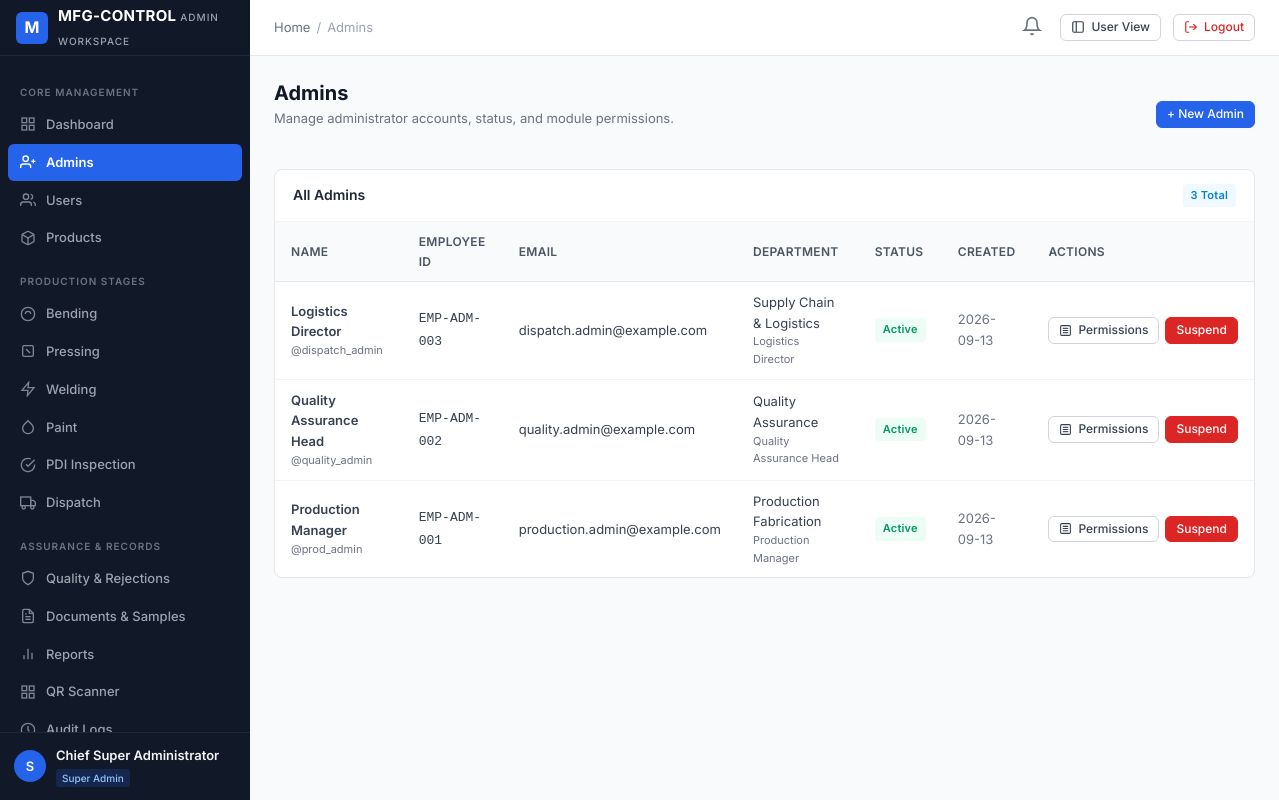
The app's page /admin-panel/admins/ (signed in) with its own data.
### apps/accounts/models.py (models this page shows, shortened)
class User(AbstractUser):
    email = models.EmailField(_('email address'), unique=True, db_index=True)
    full_name = models.CharField(_('full name'), max_length=150, blank=True)
    employee_id = models.CharField(_('employee ID'), max_length=50, unique=True, db_index=True)
    phone = models.CharField(_('phone number'), max_length=25, blank=True)
    role = models.CharField(_('role'), max_length=50, choices=UserRole.choices, default=UserRole.USER, db_index=True)
    status = models.CharField(_('status'), max_length=20, choices=UserStatus.choices, default=UserStatus.ACTIVE, db_index=True)
    department = models.CharField(_('department'), max_length=100, blank=True)
    designation = models.CharField(_('designation'), max_length=100, blank=True)
    profile_image = models.ImageField(upload_to='profiles/', blank=True, null=True)
    assigned_admin = models.ForeignKey(
        'self',
        on_delete=models.SET_NULL,
        null=True,
        blank=True,
        related_name='assigned_users',
        help_text=_('Admin managing this user')
    )
    production_stage = models.CharField(
        _('production stage'),
        max_length=50,
        blank=True,
        help_text=_('Current assigned primary production stage, e.g. BENDING, PRESSING')
    )
    production_line = models.CharField(_('production line'), max_length=50, blank=True)
    shift = models.CharField(_('shift'), max_length=50, blank=True)
    notes = models.TextField(_('notes'), blank=True)
    created_at = models.DateTimeField(auto_now_add=True)
    updated_at = models.DateTimeField(auto_now=True)
    objects = CustomUserManager()
    USERNAME_FIELD = 'email'
    REQUIRED_FIELDS = ['username', 'employee_id']
    class Meta:
        verbose_name = _('User')
        verbose_name_plural = _('Users')
        ordering = ['-created_at']
    @property
    def is_super_admin(self):
        return self.role == UserRole.SUPER_ADMIN or self.is_superuser
    @property
    def is_admin_user(self):
        return self.role in [UserRole.SUPER_ADMIN, UserRole.ADMIN]
    @property
    def is_operator(self):
        return not self.is_admin_user

### admin_panel/views.py (the view)
# urls.py: path('admins/', views.admins_list_view, name='admins_list'),
@super_admin_required
def admins_list_view(request):
    admins = User.objects.filter(role=UserRole.ADMIN).select_related('admin_profile').order_by('-created_at')
    return render(request, 'admin_panel/admins_list.html', {'admins': admins})

### apps/notifications/context_processors.py (called while the page is built)
def notifications_processor(request):
    if not request.user.is_authenticated:
        return {'unread_notifications_count': 0, 'recent_notifications': []}
    unread_count = Notification.objects.filter(recipient=request.user, is_read=False).count()
    recent = Notification.objects.filter(recipient=request.user)[:5]
    return {
        'unread_notifications_count': unread_count,
        'recent_notifications': recent,
    }

### apps/permissions/context_processors.py (called while the page is built, shortened)
def permissions_processor(request):
    modules = get_user_modules(request.user)
    def can_access_fn(module, action='view'):
        return has_permission(request.user, module, action)
    return {
        'user_modules': modules,
        'user_is_super_admin': request.user.is_super_admin,
        'user_is_admin': request.user.is_admin_user,
        'user_is_operator': request.user.is_operator,
        'can_access': can_access_fn,
    }

### apps/permissions/services.py (called while the page is built, shortened)
def get_user_modules(user):
    if not user or not user.is_authenticated:
        return {}
    all_modules = [m[0] for m in MODULE_CHOICES]
    if user.is_super_admin:
        return {m: ['view', 'create', 'edit', 'delete', 'approve', 'export'] for m in all_modules}

### admin_panel/templates/admin_panel/admins_list.html (shortened to what this page needs)
{% extends "admin_panel/base_admin.html" %}
{% block breadcrumb_active %}Admins{% endblock %}
{% block content %}
<div style="display: flex; justify-content: space-between; align-items: center; margin-bottom: 20px;">
    <div>
        <h1 class="page-title">Admins</h1>
        <p class="page-subtitle">Manage administrator accounts, status, and module permissions.</p>
    </div>
    <a href="/admin-panel/admins/create/" class="btn btn-primary btn-sm">
        + New Admin
    </a>
</div>
<div class="card">
    <div class="card-header">
        <h3 class="card-title">All Admins</h3>
        <span class="badge badge-info">{{ admins.count }} Total</span>
    </div>
    <div class="table-responsive">
        <table class="table-custom">
            <thead>
                <tr>
                    <th>Name</th>
                    <th>Employee ID</th>
                    <th>Email</th>
                    <th>Department</th>
                    <th>Status</th>
                    <th>Created</th>
                    <th>Actions</th>
                </tr>
            </thead>
            <tbody>
                {% for admin in admins %}
                <tr>
                    <td>
                        <div style="font-weight: 600;">{{ admin.full_name|default:admin.username }}</div>
                        <div style="font-size: 11px; color: #6b7280;">@{{ admin.username }}</div>
                    </td>
                    <td><code>{{ admin.employee_id }}</code></td>
                    <td>{{ admin.email }}</td>
                    <td>
                        <div>{{ admin.department|default:"Operations" }}</div>
                        <div style="font-size: 11px; color: #6b7280;">{{ admin.designation|default:"Manager" }}</div>
                    </td>
                    <td>
                        <span class="badge {% if admin.status == 'ACTIVE' %}badge-success{% elif admin.status == 'SUSPENDED' %}badge-danger{% else %}badge-warning{% endif %}">
                            {{ admin.get_status_display }}
                        </span>
                    </td>
                    <td style="color: #6b7280;">{{ admin.created_at|date:"Y-m-d" }}</td>
                    <td>
                        <div style="display: flex; gap: 6px;">
                            <a href="/admin-panel/admins/{{ admin.id }}/authority/" class="btn btn-secondary btn-sm" title="Configure Permissions">
                                <svg width="13" height="13" viewBox="0 0 24 24" fill="none" stroke="currentColor" stroke-width="2"><rect x="3" y="3" width="18" height="18" rx="2"/><path d="M7 8h10"/><path d="M7 12h10"/><path d="M7 16h10"/></svg>
                                Permissions
                            </a>
                            <form method="post" action="/admin-panel/admins/{{ admin.id }}/toggle-status/" style="display:inline;">
                                {% if admin.status == 'ACTIVE' %}
                                <button type="submit" name="action" value="suspend" class="btn btn-sm btn-danger" onclick="return confirm('Are you sure you want to suspend this admin account?')">
                                    Suspend
                                </button>
                                {% else %}
                                <button type="submit" name="action" value="activate" class="btn btn-sm btn-success">
                                    Activate
                                </button>
                                {% endif %}
                            </form>
                        </div>
                    </td>
                </tr>
                {% empty %}
                <tr>
                    <td colspan="7" style="text-align: center; color: #9ca3af; padding: 24px;">No admin accounts created yet.</td>
                </tr>
                {% endfor %}
            </tbody>
        </table>
    </div>
</div>
{% endblock %}

### admin_panel/templates/admin_panel/base_admin.html (shortened to what this page needs)
{% extends "base.html" %}
{% block sidebar %}
<aside class="app-sidebar">
    <div class="sidebar-header">
        <div class="brand-icon">M</div>
        <div class="brand-title">
            <span>MFG-CONTROL</span>
            <span class="brand-subtitle">Admin Workspace</span>
        </div>
    </div>
    <div class="sidebar-scroll">
        <div class="sidebar-section-title">Core Management</div>
        <a href="/admin-panel/dashboard/" class="nav-link {% if request.path == '/admin-panel/dashboard/' or request.path == '/admin-panel/' %}active{% endif %}">
            <svg viewBox="0 0 24 24" fill="none" stroke="currentColor" stroke-width="2"><rect x="3" y="3" width="7" height="7"></rect><rect x="14" y="3" width="7" height="7"></rect><rect x="14" y="14" width="7" height="7"></rect><rect x="3" y="14" width="7" height="7"></rect></svg>
            Dashboard
        </a>
        {% if user_is_super_admin %}
        <a href="/admin-panel/admins/" class="nav-link {% if '/admin-panel/admins/' in request.path %}active{% endif %}">
            <svg viewBox="0 0 24 24" fill="none" stroke="currentColor" stroke-width="2"><path d="M16 21v-2a4 4 0 0 0-4-4H5a4 4 0 0 0-4 4v2"></path><circle cx="8.5" cy="7" r="4"></circle><line x1="20" y1="8" x2="20" y2="14"></line><line x1="23" y1="11" x2="17" y2="11"></line></svg>
            Admins
        </a>
        {% endif %}
        {% if user_is_super_admin or 'users' in user_modules %}
        <a href="/admin-panel/users/" class="nav-link {% if '/admin-panel/users/' in request.path %}active{% endif %}">
            <svg viewBox="0 0 24 24" fill="none" stroke="currentColor" stroke-width="2"><path d="M17 21v-2a4 4 0 0 0-4-4H5a4 4 0 0 0-4 4v2"></path><circle cx="9" cy="7" r="4"></circle><path d="M23 21v-2a4 4 0 0 0-3-3.87"></path><path d="M16 3.13a4 4 0 0 1 0 7.75"></path></svg>
            Users
        </a>
        {% endif %}
        {% if user_is_super_admin or 'products' in user_modules %}
        <a href="/admin-panel/products/" class="nav-link {% if '/admin-panel/products/' in request.path %}active{% endif %}">
            Products
        </a>
        {% endif %}
        <div class="sidebar-section-title">Production Stages</div>
        {% if user_is_super_admin or 'bending' in user_modules %}
        <a href="/admin-panel/production/bending/" class="nav-link {% if '/production/bending/' in request.path %}active{% endif %}">
            <svg viewBox="0 0 24 24" fill="none" stroke="currentColor" stroke-width="2"><circle cx="12" cy="12" r="10"></circle><path d="M8 12a4 4 0 0 1 8 0"></path></svg>
            Bending
        </a>
        {% endif %}
        {% if user_is_super_admin or 'pressing' in user_modules or 'blanking' in user_modules %}
        <a href="/admin-panel/production/pressing/" class="nav-link {% if '/production/pressing/' in request.path %}active{% endif %}">
            <svg viewBox="0 0 24 24" fill="none" stroke="currentColor" stroke-width="2"><rect x="4" y="4" width="16" height="16" rx="2"></rect><line x1="9" y1="9" x2="15" y2="15"></line></svg>
            Pressing
        </a>
        {% endif %}
        {% if user_is_super_admin or 'welding' in user_modules %}
        <a href="/admin-panel/production/welding/" class="nav-link {% if '/production/welding/' in request.path %}active{% endif %}">
            <svg viewBox="0 0 24 24" fill="none" stroke="currentColor" stroke-width="2"><polygon points="13 2 3 14 12 14 11 22 21 10 12 10 13 2"></polygon></svg>
            Welding
        </a>
        {% endif %}
        {% if user_is_super_admin or 'paint' in user_modules %}
        <a href="/admin-panel/production/paint/" class="nav-link {% if '/production/paint/' in request.path %}active{% endif %}">
            <svg viewBox="0 0 24 24" fill="none" stroke="currentColor" stroke-width="2"><path d="M12 2.69l5.66 5.66a8 8 0 1 1-11.31 0z"></path></svg>
            Paint
        </a>
        {% endif %}
        {% if user_is_super_admin or 'pdi' in user_modules or 'quality' in user_modules %}
        <a href="/admin-panel/production/pdi/" class="nav-link {% if '/production/pdi/' in request.path %}active{% endif %}">
            <svg viewBox="0 0 24 24" fill="none" stroke="currentColor" stroke-width="2"><path d="M22 11.08V12a10 10 0 1 1-5.93-9.14"></path><polyline points="22 4 12 14.01 9 11.01"></polyline></svg>
            PDI Inspection
        </a>
        {% endif %}
        {% if user_is_super_admin or 'dispatch' in user_modules %}
        <a href="/admin-panel/production/dispatch/" class="nav-link {% if '/production/dispatch/' in request.path %}active{% endif %}">
            <svg viewBox="0 0 24 24" fill="none" stroke="currentColor" stroke-width="2"><rect x="1" y="3" width="15" height="13"></rect><polygon points="16 8 20 8 23 11 23 16 16 16 16 8"></polygon><circle cx="5.5" cy="18.5" r="2.5"></circle><circle cx="18.5" cy="18.5" r="2.5"></circle></svg>
            Dispatch
        </a>
        {% endif %}
        <div class="sidebar-section-title">Assurance & Records</div>
        {% if user_is_super_admin or 'quality' in user_modules %}
        <a href="/admin-panel/quality/" class="nav-link {% if '/admin-panel/quality/' in request.path %}active{% endif %}">
            <svg viewBox="0 0 24 24" fill="none" stroke="currentColor" stroke-width="2"><path d="M12 22s8-4 8-10V5l-8-3-8 3v7c0 6 8 10 8 10z"></path></svg>
            Quality & Rejections
        </a>
        {% endif %}
        {% if user_is_super_admin or 'documents' in user_modules %}
        <a href="/admin-panel/documents/" class="nav-link {% if '/admin-panel/documents/' in request.path %}active{% endif %}">
            Documents & Samples
        </a>
        {% endif %}
        {% if user_is_super_admin or 'reports' in user_modules %}
        <a href="/admin-panel/reports/" class="nav-link {% if '/admin-panel/reports/' in request.path %}active{% endif %}">
            <svg viewBox="0 0 24 24" fill="none" stroke="currentColor" stroke-width="2"><line x1="18" y1="20" x2="18" y2="10"></line><line x1="12" y1="20" x2="12" y2="4"></line><line x1="6" y1="20" x2="6" y2="14"></line></svg>
            Reports
        </a>
        {% endif %}
        <a href="/admin-panel/scanner/" class="nav-link {% if '/admin-panel/scanner/' in request.path %}active{% endif %}">
            <svg viewBox="0 0 24 24" fill="none" stroke="currentColor" stroke-width="2"><rect x="3" y="3" width="7" height="7"></rect><rect x="14" y="3" width="7" height="7"></rect><rect x="14" y="14" width="7" height="7"></rect><rect x="3" y="14" width="7" height="7"></rect></svg>
            QR Scanner
        </a>
        {% if user_is_super_admin or 'audit_logs' in user_modules %}
        <a href="/admin-panel/audit-logs/" class="nav-link {% if '/admin-panel/audit-logs/' in request.path %}active{% endif %}">
            <svg viewBox="0 0 24 24" fill="none" stroke="currentColor" stroke-width="2"><circle cx="12" cy="12" r="10"></circle><polyline points="12 6 12 12 14 14"></polyline></svg>
            Audit Logs
        </a>
        {% endif %}
    </div>
    <div class="sidebar-user">
        <div class="user-avatar">{{ user.username|slice:":1"|upper }}</div>
        <div class="user-info">
            <div class="user-name">{{ user.full_name|default:user.username }}</div>
            <span class="user-role-badge">{{ user.get_role_display }}</span>
        </div>
    </div>
</aside>
{% endblock %}

### records on screen
User: username "S", full_name "Chief Super Administrator", role "Super Admin"
User: full_name "Logistics Director", username "dispatch_admin", employee_id "EMP-ADM-003", email "dispatch.admin@example.com", department "Supply Chain & Logistics", designation "Logistics Director", status "Active", created_at "2026-09-13", shows "Suspend"
User: full_name "Quality Assurance Head", username "quality_admin", employee_id "EMP-ADM-002", email "quality.admin@example.com", department "Quality Assurance", designation "Quality Assurance Head", status "Active", created_at "2026-09-13", shows "Suspend"
User: full_name "Production Manager", username "prod_admin", employee_id "EMP-ADM-001", email "production.admin@example.com", department "Production Fabrication", designation "Production Manager", status "Active", created_at "2026-09-13", shows "Suspend"

### other values on screen
{{ admins.count }} "3"
